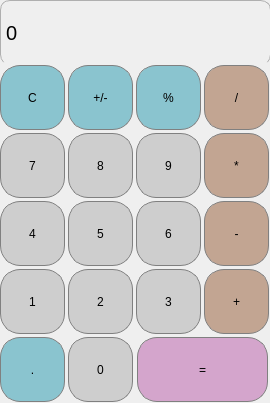
<?xml version="1.0" encoding="UTF-8"?>
<ui version="4.0">
 <class>Calculator</class>
 <widget class="QMainWindow" name="Calculator">
  <property name="geometry">
   <rect>
    <x>0</x>
    <y>0</y>
    <width>270</width>
    <height>403</height>
   </rect>
  </property>
  <property name="windowTitle">
   <string>Calculator</string>
  </property>
  <widget class="QWidget" name="centralwidget">
   <widget class="QLabel" name="result_show">
    <property name="geometry">
     <rect>
      <x>0</x>
      <y>0</y>
      <width>271</width>
      <height>65</height>
     </rect>
    </property>
    <property name="font">
     <font>
      <pointsize>15</pointsize>
     </font>
    </property>
    <property name="styleSheet">
     <string notr="true">QLabel{
qproperty-alignment: &quot;AlignVCenter | AlignRight&quot;;
border-top: 1px solid rgb(175, 175, 175);
border-right: 1px solid rgb(175, 175, 175);
border-left: 1px solid rgb(175, 175, 175);
border-radius: 10px;
}</string>
    </property>
    <property name="text">
     <string>0</string>
    </property>
   </widget>
   <widget class="QPushButton" name="pushButton_C">
    <property name="geometry">
     <rect>
      <x>0</x>
      <y>65</y>
      <width>65</width>
      <height>65</height>
     </rect>
    </property>
    <property name="styleSheet">
     <string notr="true">QPushButton{
	margin-right: 0px;
	border: 1px solid gray;
	border-radius: 20px;
	background-color:rgb(138, 196, 207);
}

QPushButton:pressed{
	background-color:qlineargradient(x1:0, y1:0, x2:0, y2:1, stop:0 #dadbde, stop:1 #f6f7fa);
}</string>
    </property>
    <property name="text">
     <string>C</string>
    </property>
   </widget>
   <widget class="QPushButton" name="pushButton_percent">
    <property name="geometry">
     <rect>
      <x>136</x>
      <y>65</y>
      <width>65</width>
      <height>65</height>
     </rect>
    </property>
    <property name="styleSheet">
     <string notr="true">QPushButton{
	margin-right: 0px;
	border: 1px solid gray;
	border-radius: 20px;
	background-color:rgb(138, 196, 207);
}

QPushButton:pressed{
	background-color:qlineargradient(x1:0, y1:0, x2:0, y2:1, stop:0 #dadbde, stop:1 #f6f7fa);
}</string>
    </property>
    <property name="text">
     <string>%</string>
    </property>
   </widget>
   <widget class="QPushButton" name="pushButton_divide">
    <property name="geometry">
     <rect>
      <x>204</x>
      <y>65</y>
      <width>65</width>
      <height>65</height>
     </rect>
    </property>
    <property name="styleSheet">
     <string notr="true">QPushButton{
	border: 1px solid gray;
	border-radius: 20px;
	background-color:rgb(194, 165, 146);
}

QPushButton:pressed{
	background-color:qlineargradient(x1:0, y1:0, x2:0, y2:1, stop:0 #dadbde, stop:1 #f6f7fa);
}</string>
    </property>
    <property name="text">
     <string>/</string>
    </property>
   </widget>
   <widget class="QPushButton" name="pushButton_multiply">
    <property name="geometry">
     <rect>
      <x>204</x>
      <y>133</y>
      <width>65</width>
      <height>65</height>
     </rect>
    </property>
    <property name="styleSheet">
     <string notr="true">QPushButton{
	border: 1px solid gray;
	border-radius: 20px;
	background-color:rgb(194, 165, 146);
}

QPushButton:pressed{
	background-color:qlineargradient(x1:0, y1:0, x2:0, y2:1, stop:0 #dadbde, stop:1 #f6f7fa);
}</string>
    </property>
    <property name="text">
     <string>*</string>
    </property>
   </widget>
   <widget class="QPushButton" name="pushButton_7">
    <property name="geometry">
     <rect>
      <x>0</x>
      <y>133</y>
      <width>65</width>
      <height>65</height>
     </rect>
    </property>
    <property name="styleSheet">
     <string notr="true">QPushButton{
	margin-right: 0px;
	border: 1px solid gray;
	border-radius: 20px;
	background-color:rgb(206, 206, 206);
}

QPushButton:pressed{
	background-color:qlineargradient(x1:0, y1:0, x2:0, y2:1, stop:0 #dadbde, stop:1 #f6f7fa);
}</string>
    </property>
    <property name="text">
     <string>7</string>
    </property>
   </widget>
   <widget class="QPushButton" name="pushButton_8">
    <property name="geometry">
     <rect>
      <x>68</x>
      <y>133</y>
      <width>65</width>
      <height>65</height>
     </rect>
    </property>
    <property name="styleSheet">
     <string notr="true">QPushButton{
	margin-right: 0px;
	border: 1px solid gray;
	border-radius: 20px;
	background-color:rgb(206, 206, 206);
}

QPushButton:pressed{
	background-color:qlineargradient(x1:0, y1:0, x2:0, y2:1, stop:0 #dadbde, stop:1 #f6f7fa);
}</string>
    </property>
    <property name="text">
     <string>8</string>
    </property>
   </widget>
   <widget class="QPushButton" name="pushButton_9">
    <property name="geometry">
     <rect>
      <x>136</x>
      <y>133</y>
      <width>65</width>
      <height>65</height>
     </rect>
    </property>
    <property name="styleSheet">
     <string notr="true">QPushButton{
	margin-right: 0px;
	border: 1px solid gray;
	border-radius: 20px;
	background-color:rgb(206, 206, 206);
}

QPushButton:pressed{
	background-color:qlineargradient(x1:0, y1:0, x2:0, y2:1, stop:0 #dadbde, stop:1 #f6f7fa);
}</string>
    </property>
    <property name="text">
     <string>9</string>
    </property>
   </widget>
   <widget class="QPushButton" name="pushButton_minus">
    <property name="geometry">
     <rect>
      <x>204</x>
      <y>201</y>
      <width>65</width>
      <height>65</height>
     </rect>
    </property>
    <property name="styleSheet">
     <string notr="true">QPushButton{
	border: 1px solid gray;
	border-radius: 20px;
	background-color:rgb(194, 165, 146);
}

QPushButton:pressed{
	background-color:qlineargradient(x1:0, y1:0, x2:0, y2:1, stop:0 #dadbde, stop:1 #f6f7fa);
}</string>
    </property>
    <property name="text">
     <string>-</string>
    </property>
   </widget>
   <widget class="QPushButton" name="pushButton_4">
    <property name="geometry">
     <rect>
      <x>0</x>
      <y>201</y>
      <width>65</width>
      <height>65</height>
     </rect>
    </property>
    <property name="styleSheet">
     <string notr="true">QPushButton{
	margin-right: 0px;
	border: 1px solid gray;
	border-radius: 20px;
	background-color:rgb(206, 206, 206);
}

QPushButton:pressed{
	background-color:qlineargradient(x1:0, y1:0, x2:0, y2:1, stop:0 #dadbde, stop:1 #f6f7fa);
}</string>
    </property>
    <property name="text">
     <string>4</string>
    </property>
   </widget>
   <widget class="QPushButton" name="pushButton_5">
    <property name="geometry">
     <rect>
      <x>68</x>
      <y>201</y>
      <width>65</width>
      <height>65</height>
     </rect>
    </property>
    <property name="styleSheet">
     <string notr="true">QPushButton{
	margin-right: 0px;
	border: 1px solid gray;
	border-radius: 20px;
	background-color:rgb(206, 206, 206);
}

QPushButton:pressed{
	background-color:qlineargradient(x1:0, y1:0, x2:0, y2:1, stop:0 #dadbde, stop:1 #f6f7fa);
}</string>
    </property>
    <property name="text">
     <string>5</string>
    </property>
   </widget>
   <widget class="QPushButton" name="pushButton_6">
    <property name="geometry">
     <rect>
      <x>136</x>
      <y>201</y>
      <width>65</width>
      <height>65</height>
     </rect>
    </property>
    <property name="styleSheet">
     <string notr="true">QPushButton{
	margin-right: 0px;
	border: 1px solid gray;
	border-radius: 20px;
	background-color:rgb(206, 206, 206);
}

QPushButton:pressed{
	background-color:qlineargradient(x1:0, y1:0, x2:0, y2:1, stop:0 #dadbde, stop:1 #f6f7fa);
}</string>
    </property>
    <property name="text">
     <string>6</string>
    </property>
   </widget>
   <widget class="QPushButton" name="pushButton_plus">
    <property name="geometry">
     <rect>
      <x>204</x>
      <y>269</y>
      <width>65</width>
      <height>65</height>
     </rect>
    </property>
    <property name="styleSheet">
     <string notr="true">QPushButton{
	border: 1px solid gray;
	border-radius: 20px;
	background-color:rgb(194, 165, 146);
}

QPushButton:pressed{
	background-color:qlineargradient(x1:0, y1:0, x2:0, y2:1, stop:0 #dadbde, stop:1 #f6f7fa);
}</string>
    </property>
    <property name="text">
     <string>+</string>
    </property>
   </widget>
   <widget class="QPushButton" name="pushButton_1">
    <property name="geometry">
     <rect>
      <x>0</x>
      <y>269</y>
      <width>65</width>
      <height>65</height>
     </rect>
    </property>
    <property name="styleSheet">
     <string notr="true">QPushButton{
	margin-right: 0px;
	border: 1px solid gray;
	border-radius: 20px;
	background-color:rgb(206, 206, 206);
}

QPushButton:pressed{
	background-color:qlineargradient(x1:0, y1:0, x2:0, y2:1, stop:0 #dadbde, stop:1 #f6f7fa);
}</string>
    </property>
    <property name="text">
     <string>1</string>
    </property>
   </widget>
   <widget class="QPushButton" name="pushButton_2">
    <property name="geometry">
     <rect>
      <x>68</x>
      <y>269</y>
      <width>65</width>
      <height>65</height>
     </rect>
    </property>
    <property name="styleSheet">
     <string notr="true">QPushButton{
	margin-right: 0px;
	border: 1px solid gray;
	border-radius: 20px;
	background-color:rgb(206, 206, 206);
}

QPushButton:pressed{
	background-color:qlineargradient(x1:0, y1:0, x2:0, y2:1, stop:0 #dadbde, stop:1 #f6f7fa);
}</string>
    </property>
    <property name="text">
     <string>2</string>
    </property>
   </widget>
   <widget class="QPushButton" name="pushButton_3">
    <property name="geometry">
     <rect>
      <x>136</x>
      <y>269</y>
      <width>65</width>
      <height>65</height>
     </rect>
    </property>
    <property name="styleSheet">
     <string notr="true">QPushButton{
	margin-right: 0px;
	border: 1px solid gray;
	border-radius: 20px;
	background-color:rgb(206, 206, 206);
}

QPushButton:pressed{
	background-color:qlineargradient(x1:0, y1:0, x2:0, y2:1, stop:0 #dadbde, stop:1 #f6f7fa);
}</string>
    </property>
    <property name="text">
     <string>3</string>
    </property>
   </widget>
   <widget class="QPushButton" name="pushButton_PlusMinus">
    <property name="geometry">
     <rect>
      <x>68</x>
      <y>65</y>
      <width>65</width>
      <height>65</height>
     </rect>
    </property>
    <property name="styleSheet">
     <string notr="true">QPushButton{
	margin-right: 0px;
	border: 1px solid gray;
	border-radius: 20px;
	background-color:rgb(138, 196, 207);
}

QPushButton:pressed{
	background-color:qlineargradient(x1:0, y1:0, x2:0, y2:1, stop:0 #dadbde, stop:1 #f6f7fa);
}</string>
    </property>
    <property name="text">
     <string>+/-</string>
    </property>
   </widget>
   <widget class="QPushButton" name="pushButton_dot">
    <property name="geometry">
     <rect>
      <x>0</x>
      <y>337</y>
      <width>65</width>
      <height>65</height>
     </rect>
    </property>
    <property name="styleSheet">
     <string notr="true">QPushButton{
	margin-right: 0px;
	border: 1px solid gray;
	border-radius: 20px;
	background-color:rgb(138, 196, 207);
}

QPushButton:pressed{
	background-color:qlineargradient(x1:0, y1:0, x2:0, y2:1, stop:0 #dadbde, stop:1 #f6f7fa);
}</string>
    </property>
    <property name="text">
     <string>.</string>
    </property>
   </widget>
   <widget class="QPushButton" name="pushButton_equal">
    <property name="geometry">
     <rect>
      <x>137</x>
      <y>337</y>
      <width>131</width>
      <height>65</height>
     </rect>
    </property>
    <property name="styleSheet">
     <string notr="true">QPushButton{
	border: 1px solid gray;
	border-radius: 20px;
	background-color:rgb(212, 165, 204);
}

QPushButton:pressed{
	background-color:qlineargradient(x1:0, y1:0, x2:0, y2:1, stop:0 #dadbde, stop:1 #f6f7fa);
}</string>
    </property>
    <property name="text">
     <string>=</string>
    </property>
   </widget>
   <widget class="QPushButton" name="pushButton_0">
    <property name="geometry">
     <rect>
      <x>68</x>
      <y>337</y>
      <width>65</width>
      <height>65</height>
     </rect>
    </property>
    <property name="styleSheet">
     <string notr="true">QPushButton{
	margin-right: 0px;
	border: 1px solid gray;
	border-radius: 20px;
	background-color:rgb(206, 206, 206);
}

QPushButton:pressed{
	background-color:qlineargradient(x1:0, y1:0, x2:0, y2:1, stop:0 #dadbde, stop:1 #f6f7fa);
}</string>
    </property>
    <property name="text">
     <string>0</string>
    </property>
   </widget>
  </widget>
 </widget>
 <resources/>
 <connections/>
</ui>
